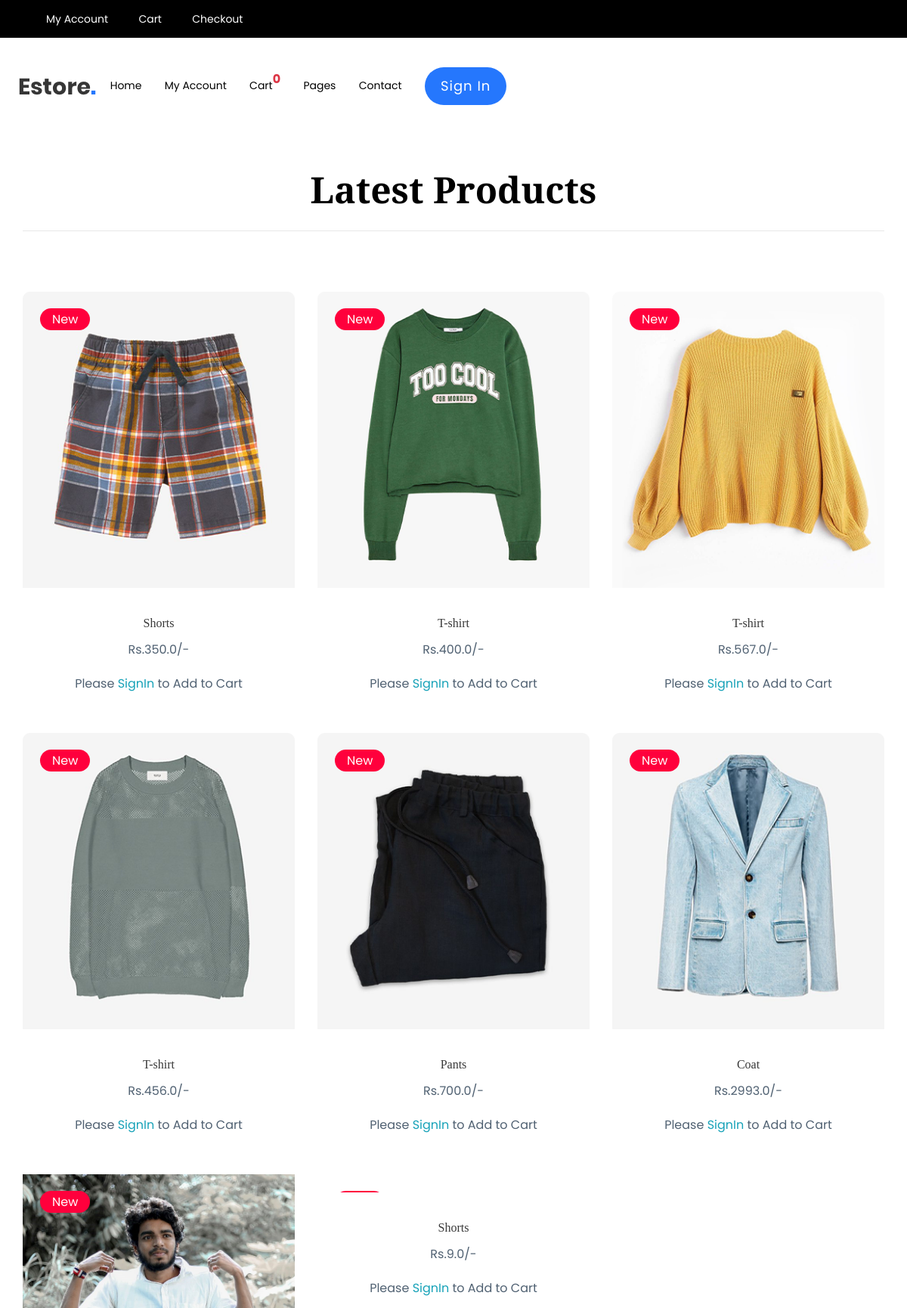
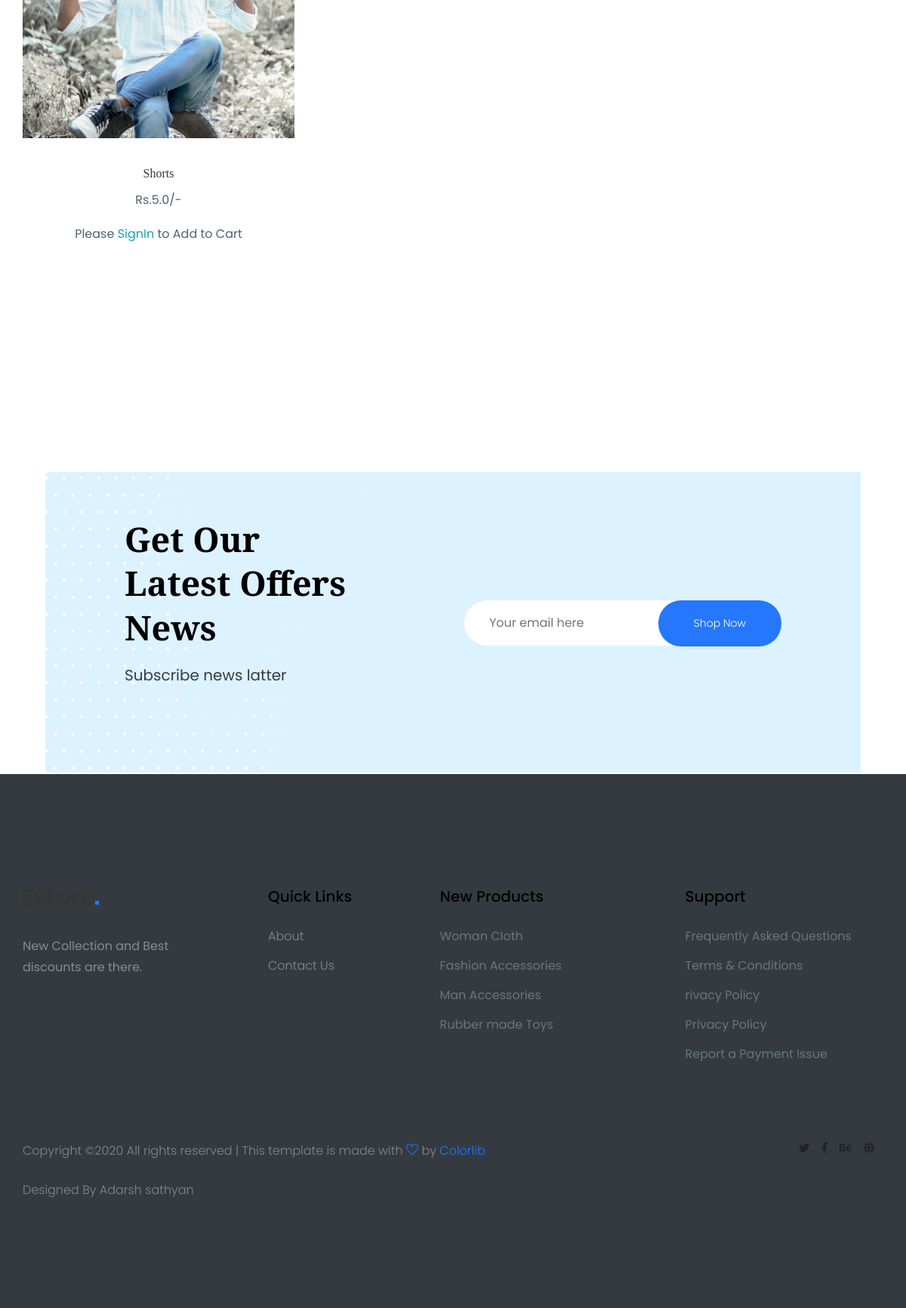
The page / on the database its author committed (2 pictures, top to bottom).
### core/models.py (models this page shows, shortened)
class Products(models.Model):
    image = models.ImageField(upload_to='static/assets/img', blank=True, null= True)
    product_name= models.CharField(max_length=200,blank=True)
    digital = models.BooleanField(default=False,null=True,blank=True)
    price = models.FloatField()
    @property
    def imageURL(self):
        try:
            url = self.image.url
        except:
            url = ''
        return url

### core/views.py (the view)
# urls.py: path('',views.index,name='index'),
def index(request):
    product = Products.objects.all()
    if request.user.is_authenticated:
        Customer.objects.get_or_create(user=request.user)
        customer = request.user.customer
        order, created = Order.objects.get_or_create(customer=customer, complete=False)
        items = order.cart_set.all()
        cartItem = order.get_cart_items
    else:
        items = []
        order ={'get_cart_total':0 , 'get_cart_items':0 ,'shipping':True}
        cartItem = order['get_cart_items']
    return render(request,'core/index.html',{'product':product, 'items': items ,'cartItem': cartItem})

### core/templates/core/index.html (shortened to what this page needs)
{% extends 'core/base.html' %}
{% load static %}
     {% block content %}
    <main>
        <section class="latest-product-area padding-bottom" id="sho">
            <div class="container">
                <div class=" product-btn d-flex justify-content-end align-items-end">
                    <div class="col-xl-12 col-lg-12 col-md-12 text-center">
                        <div class="section-tittle mb-30 mt-5  ">
                            <h2>Latest Products</h2>
                        </div>
                    </div>
                </div>
                <div class="tab-content" id="nav-tabContent">
                    <div class="tab-pane fade show active" id="nav-home" role="tabpanel" aria-labelledby="nav-home-tab">
                        <div class="row" id = "row">
                            {% for p in product %}
                            <div class="col-xl-4 col-lg-4 col-md-6">
                                <div class="single-product mb-60">
                                        <div class="product-img">
                                        <img src="{{p.imageURL }}" alt="">
                                        <div class="new-product">
                                            <span>New</span>
                                        </div>
                                    </div>
                                    <div class="product-caption">
                                        <h4><a >{{p.product_name}}</a></h4>
                                        <div class="price text-center">
                                            <p>
                                                Rs.{{p.price}}/-
                                            </p>
                                        </div>
                                        {% if request.user.is_authenticated %}
                                        <button data-product ={{p.id}} id ="a" data-action ="add" class="btn btn-header update-cart">Add to cart</button>
                                        {% else %}
                                        <p>Please <a href="{% url 'login' %}" class="text-info">SignIn</a> to Add to Cart</p>
                                        {% endif %}
                                    </div>
                                </div>
                            </div>
                            {% endfor %}
                        </div>
                    </div>
                </div>
            </div>
        </section>
        <div class="latest-wrapper lf-padding">
            <div class="latest-area latest-height d-flex align-items-center" data-background="{% static 'assets/img/collection/latest-offer.png' %}">
                <div class="container">
                    <div class="row d-flex align-items-center">
                        <div class="col-xl-5 col-lg-5 col-md-6 offset-xl-1 offset-lg-1">
                            <div class="latest-caption">
                                <h2>Get Our<br>Latest Offers News</h2>
                                <p>Subscribe news latter</p>
                            </div>
                        </div>
                         <div class="col-xl-5 col-lg-5 col-md-6 ">
                            <div class="latest-subscribe">
                                <form action="#sho" >
                                    <input type="email" placeholder="Your email here">
                                    <button>Shop Now</button>
                                </form>
                            </div>
                        </div>
                    </div>
                </div>
            </div>
        </div>
    </main>
   {% endblock %}

### rows shown on the page
Products: imageURL (picture), product_name "Shorts", price "350.0"
Products: imageURL (picture), product_name "T-shirt", price "400.0"
Products: imageURL (picture), product_name "T-shirt", price "567.0"
Products: imageURL (picture), product_name "T-shirt", price "456.0"
Products: imageURL (picture), product_name "Pants", price "700.0"
Products: imageURL (picture), product_name "Coat", price "2993.0"
Products: imageURL (picture), product_name "Shorts", price "5.0"
Products: product_name "Shorts", price "9.0"

### other values the page prints
{{ cartItem }} "0"
